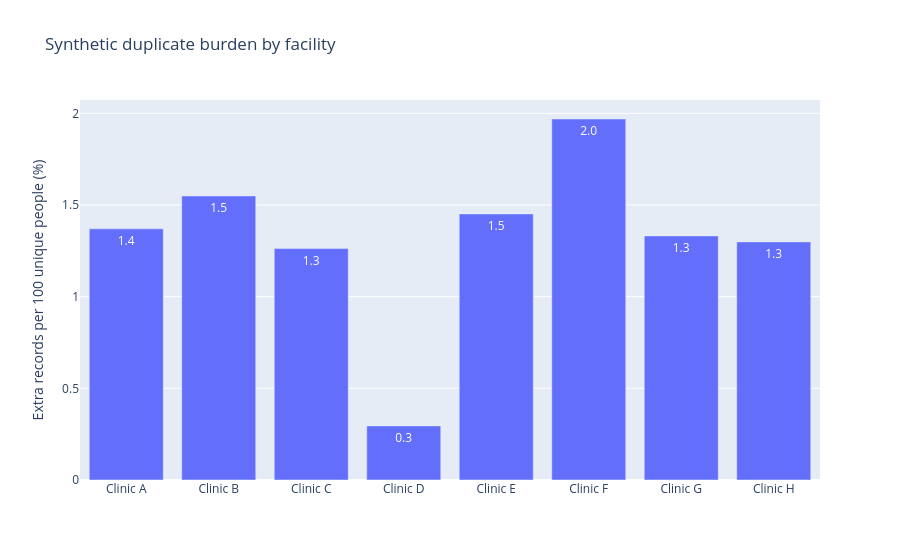

The cell this chart's notebook holds for it:
### Markdown cell above
## 11. Slice the duplicate burden

Where are candidate or confirmed duplicates concentrated? Dynamic visualizations can help teams prioritize investigation.

These are within-facility extra records. A person counted once at each of two facilities does not create an extra record within either facility; totals across facilities are not a count of unique people.

### Code cell
truth_counts = work.groupby("facility", as_index=False).agg(
    reported_records=("record_id","size"),
    unique_people=("true_person_id","nunique")
)
truth_counts["extra_records"] = truth_counts["reported_records"] - truth_counts["unique_people"]
truth_counts["duplicate_burden_pct"] = 100*truth_counts["extra_records"]/truth_counts["unique_people"]

fig = px.bar(truth_counts, x="facility", y="duplicate_burden_pct", text_auto=".1f",
             title="Synthetic duplicate burden by facility",
             labels={"duplicate_burden_pct":"Extra records per 100 unique people (%)","facility":""})
fig.show()

### Figure 1 — Plotly figure (JSON) as saved in the notebook; plotly's stock layout.template omitted (floating-point values rounded to 4 significant figures)
{"data": [{"hovertemplate": "=%{x}<br>Extra records per 100 unique people (%)=%{y}<extra></extra>", "legendgroup": "", "marker": {"color": "#636efa", "pattern": {"shape": ""}}, "name": "", "orientation": "v", "showlegend": false, "textposition": "auto", "texttemplate": "%{y:.1f}", "type": "bar", "x": ["Clinic A", "Clinic B", "Clinic C", "Clinic D", "Clinic E", "Clinic F", "Clinic G", "Clinic H"], "xaxis": "x", "y": [1.37, 1.549, 1.262, 0.295, 1.451, 1.969, 1.331, 1.299], "yaxis": "y"}], "layout": {"barmode": "relative", "legend": {"tracegroupgap": 0}, "title": {"text": "Synthetic duplicate burden by facility"}, "xaxis": {"anchor": "y", "domain": [0.0, 1.0], "title": {"text": ""}}, "yaxis": {"anchor": "x", "domain": [0.0, 1.0], "title": {"text": "Extra records per 100 unique people (%)"}}}}
